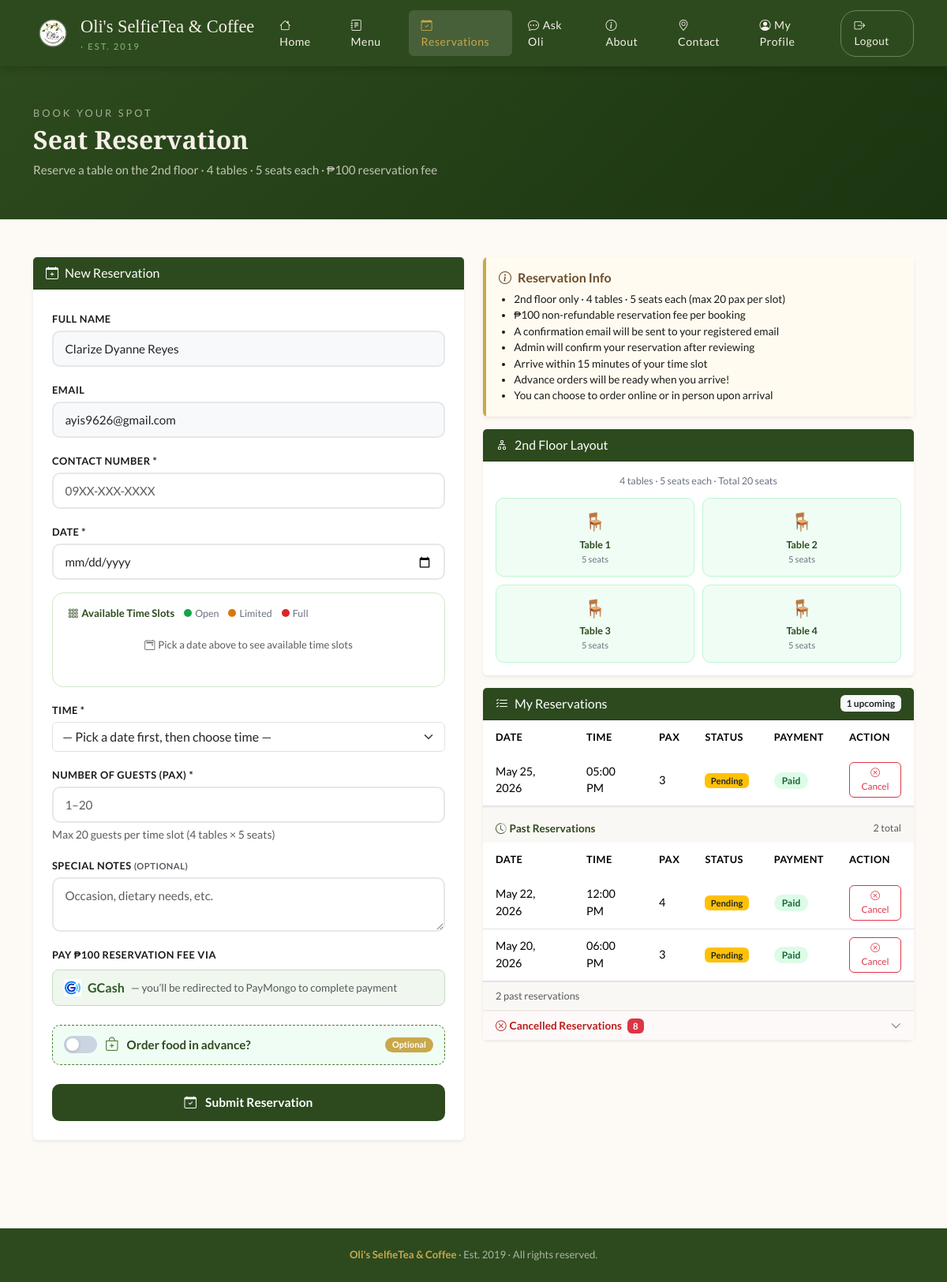
Page /book_reservation.php (signed in) on the earlier database version.
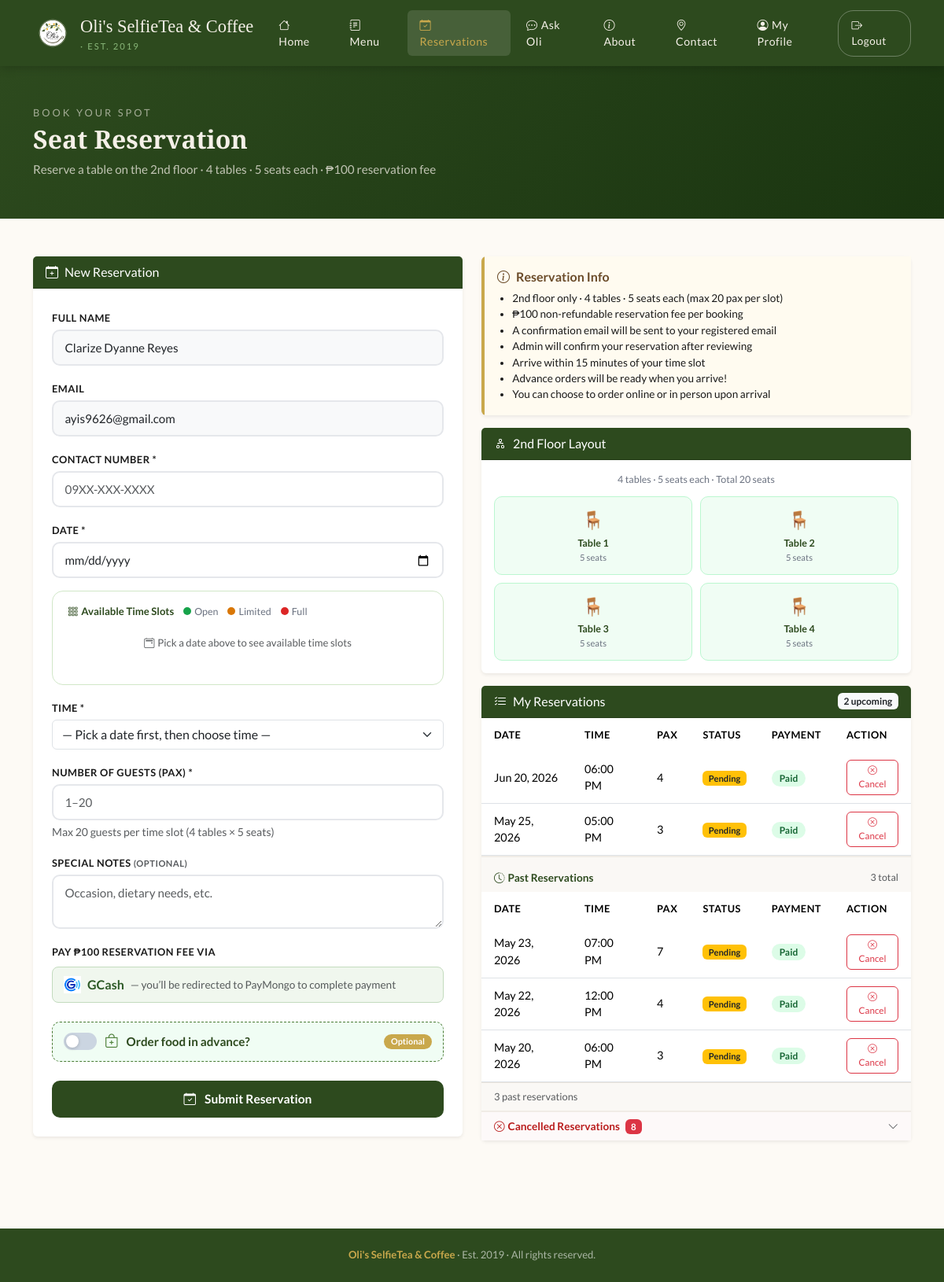
Same page on the later database version.
### tables this page shows
CREATE TABLE `reservations` (
  `id` int(11) NOT NULL AUTO_INCREMENT,
  `user_id` int(11) NOT NULL,
  `res_date` date NOT NULL,
  `res_time` time NOT NULL,
  `pax` int(11) NOT NULL,
  `phone` varchar(20) NOT NULL,
  `notes` text DEFAULT NULL,
  `order_id` int(11) DEFAULT NULL,
  `payment_method` enum('gcash','cash') DEFAULT 'gcash',
  `payment_status` enum('unpaid','paid','refunded') DEFAULT 'unpaid',
  `paymongo_payment_id` varchar(64) DEFAULT NULL,
  `status` enum('pending','confirmed','cancelled') DEFAULT 'pending',
  `created_at` timestamp NOT NULL DEFAULT current_timestamp(),
  PRIMARY KEY (`id`),
  KEY `user_id` (`user_id`),
  KEY `fk_reservation_order` (`order_id`),
  CONSTRAINT `fk_reservation_order` FOREIGN KEY (`order_id`) REFERENCES `orders` (`id`) ON DELETE SET NULL,
  CONSTRAINT `reservations_ibfk_1` FOREIGN KEY (`user_id`) REFERENCES `users` (`id`) ON DELETE CASCADE
);

### book_reservation.php (the view, shortened to what the changed rows need)
<?php
$db     = getDB();
$userId = $_SESSION['user_id'];
$myRes = $db->prepare("
    SELECT r.*,
           CASE WHEN o.id IS NOT NULL THEN 1 ELSE 0 END as has_order,
           o.total_amount as order_total,
           o.status as order_status
    FROM reservations r
    LEFT JOIN orders o ON o.reservation_id = r.id
    WHERE r.user_id = ?
    ORDER BY r.res_date DESC, r.res_time DESC
");
$myRes->bind_param("i", $userId);
$myRes->execute();
$allReservations = $myRes->get_result()->fetch_all(MYSQLI_ASSOC);
$today = date('Y-m-d');
$upcomingRes   = [];
$pastRes       = [];
foreach ($allReservations as $r) {
    if ($r['status'] === 'cancelled') {
        continue;
    }
    if ($r['res_date'] >= $today) {
        $upcomingRes[] = $r;
    } else {
        $pastRes[] = $r;
    }
}
$myReservations = array_slice($upcomingRes, 0, 10);
?>
<!DOCTYPE html>
<html lang="en">
<head>
  <link rel="stylesheet" href="https://cdn.jsdelivr.net/npm/bootstrap@5.3.2/dist/css/bootstrap.min.css">
  <link rel="stylesheet" href="https://cdn.jsdelivr.net/npm/bootstrap-icons@1.11.3/font/bootstrap-icons.min.css">
  <link rel="stylesheet" href="css/style.css">
</head>
<body>
<div style="background: linear-gradient(135deg, var(--green-dark), #1a3510); padding:50px 0 35px; color:var(--cream);">
  <div class="container">
    <h2 style="font-family:'Playfair Display',serif; font-weight:700;">Seat Reservation</h2>
  </div>
</div>
<div class="container py-5">
  <div class="row g-4">
    <div class="col-lg-6">
      <div class="card border-0 shadow-sm mb-3">
        <div class="card-body p-3">
          <div style="display:grid; grid-template-columns:1fr 1fr; gap:10px;">
            <?php for ($t = 1; $t <= 4; $t++): ?>
            <div style="background:#f0fdf4; border:1.5px solid #bbf7d0; border-radius:10px; padding:12px; text-align:center;">
              <div style="font-size:1.4rem; margin-bottom:4px;">🪑</div>
              <div style="font-size:0.78rem; font-weight:700; color:var(--green-dark);">Table <?= $t ?></div>
              <div style="font-size:0.7rem; color:var(--text-muted);">5 seats</div>
            </div>
            <?php endfor; ?>
          </div>
        </div>
      </div>
      <div class="card border-0 shadow-sm">
        <div class="card-header d-flex align-items-center justify-content-between" style="background:var(--green-dark); color:white;">
          <span><i class="bi bi-list-check me-2"></i>My Reservations</span>
          <?php if (!empty($upcomingRes)): ?>
            <span class="badge bg-light text-dark" style="font-size:.75rem;"><?= count($upcomingRes) ?> upcoming</span>
          <?php endif; ?>
        </div>
        <div class="card-body p-0">
          <?php if (empty($allReservations)): ?>
            <div class="text-center py-5 text-muted">
              <i class="bi bi-calendar-x" style="font-size:2rem; display:block; margin-bottom:8px;"></i>
              No reservations yet.
            </div>
          <?php else: ?>
            <?php
            function renderResRow($res) { ?>
              <tr>
                <td><?= date('M d, Y', strtotime($res['res_date'])) ?></td>
                <td><?= date('h:i A', strtotime($res['res_time'])) ?></td>
                <td><?= $res['pax'] ?></td>
                <td>
                  <?php $cls = ['pending'=>'badge bg-warning text-dark','confirmed'=>'badge bg-success','cancelled'=>'badge bg-danger'][$res['status']] ?? 'badge bg-secondary'; ?>
                  <span class="<?= $cls ?>" style="font-size:0.7rem;"><?= ucfirst($res['status']) ?></span>
                </td>
                <td>
                  <?php
                    $pBadge = $res['payment_status'] === 'paid' ? 'badge-available'
                            : ($res['payment_status'] === 'refunded' ? 'badge bg-info text-dark'
                            : 'badge-unavailable');
                  ?>
                  <span class="<?= $pBadge ?>">
                    <?= ucfirst($res['payment_status']) ?>
                  </span>
                </td>
                <td>
                  <?php if ($res['status'] !== 'cancelled'): ?>
                    <button class="btn btn-sm btn-outline-danger" style="border-radius:6px;font-size:0.73rem;"
                            data-bs-toggle="modal" data-bs-target="#cancelModal"
                            data-id="<?= $res['id'] ?>"
                            data-date="<?= date('M d, Y', strtotime($res['res_date'])) ?>"
                            data-time="<?= date('h:i A', strtotime($res['res_time'])) ?>">
                      <i class="bi bi-x-circle"></i> Cancel
                    </button>
                  <?php else: ?>
                    <span class="text-muted" style="font-size:0.75rem;">—</span>
                  <?php endif; ?>
                </td>
              </tr>
            <?php } ?>
            <?php if (!empty($myReservations)): ?>
            <div class="table-responsive">
              <table class="table table-olis mb-0">
                <thead>
                  <tr><th>Date</th><th>Time</th><th>Pax</th><th>Status</th><th>Payment</th><th>Action</th></tr>
                </thead>
                <tbody>
                  <?php foreach ($myReservations as $res): renderResRow($res); endforeach; ?>
                </tbody>
              </table>
            </div>
            <?php else: ?>
            <div class="text-center py-4 text-muted" style="font-size:.88rem;">
              <i class="bi bi-calendar-check me-1"></i>No upcoming reservations.
            </div>
            <?php endif; ?>
            <?php if (!empty($pastRes)): ?>
            <div style="border-top:2px solid #f0ece6; background:#faf8f5;">
              <div class="d-flex align-items-center justify-content-between px-3 pt-3 pb-2">
                <span style="font-weight:600; font-size:.85rem; color:var(--green-dark);">
                  <i class="bi bi-clock-history me-1"></i>Past Reservations
                </span>
                <span class="text-muted" style="font-size:.78rem;"><?= count($pastRes) ?> total</span>
              </div>
              <div class="table-responsive">
                <table class="table table-olis mb-0" style="background:transparent;">
                  <thead style="background:#f0ece6;">
                    <tr><th>Date</th><th>Time</th><th>Pax</th><th>Status</th><th>Payment</th><th>Action</th></tr>
                  </thead>
                  <tbody id="pastResBody">
                    <?php foreach ($pastRes as $res): renderResRow($res); endforeach; ?>
                  </tbody>
                </table>
              </div>
              <div class="d-flex align-items-center justify-content-between px-3 py-2" id="pastPagination" style="border-top:1px solid #e8e2da;">
                <span class="text-muted" id="pastPageInfo" style="font-size:.8rem;"></span>
              </div>
            </div>
            <?php endif; ?>
          <?php endif; ?>
        </div>
      </div>
    </div>
  </div>
</div>
</body>
</html>

Differences in the rows shown:
added reservations: res_date "Jun 20, 2026", res_time "06:00 PM", pax "4", status "Pending", payment_status "Paid"
added reservations: res_date "May 23, 2026", res_time "07:00 PM", pax "7", status "Pending", payment_status "Paid"
Other differences:
count($upcomingRes): "1" → "2"
count($pastRes): "2" → "3"
text written by a page script: "2 past reservations" → "3 past reservations"
